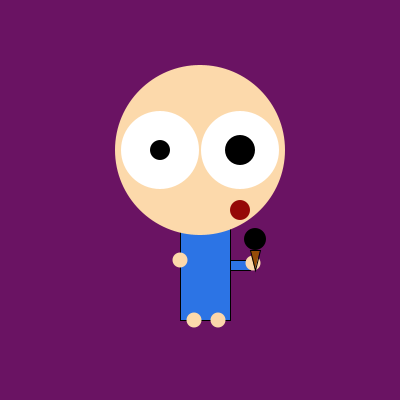
Frame 1 (no input)
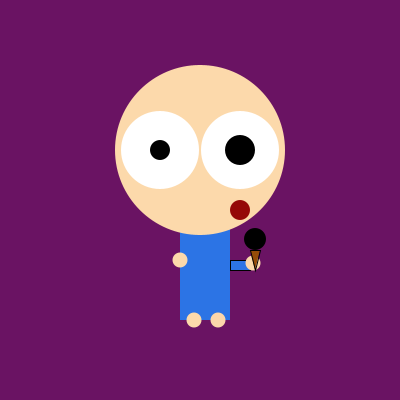
Frame 60 (the mouse pressed at the canvas centre just before this capture)
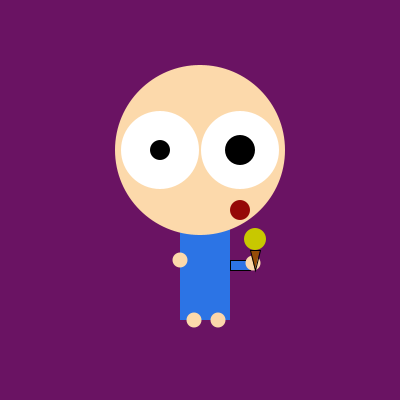
Frame 120 (the mouse held since frame 60 and released just before this capture)

The Processing sketch that drew these frames (run headless with seeded random() and noise(); from frame 60 on, the mouse is pressed at the canvas centre):

// Processing sketch: processing_53833
// ── processing_53833.pde

//Problem Set 2
//Question 5
//Natalie DeCoste 

Kid a;

void setup() {
  size (400, 400);
  smooth();
  a = new Kid(200,200);
}


 int eye = 78;
 int pupil1 = 20;
 int pupil2 = 30;
 int smcircle = 15;
 int icecream = 22; 

void draw () {
  background (106,19,99);
  a.display();
}
class Kid { 
  float x;
  float y;
  Kid (float x, float y) {
    this.x =x;
    this.y = y;
  }

   void display() {
     
 pushMatrix();

// body 
 fill(44,116,229);
 rect(180, height/2, 50, 120); 

//head 
 noStroke();
 fill(252, 217, 171);
 ellipse( width/2, 150, 170, 170); 

 //left eye
 fill(255);
 ellipse(160, 150, eye, eye);
 
 //right eye
 translate (80, 0);
 ellipse(160, 150, eye, eye);
 
 popMatrix();
 pushMatrix();
 
 //left pupil
 fill(0);
 ellipse (160, 150, pupil1, pupil1);
 
 //right eye
 translate (80, 0); 
 ellipse (160, 150, pupil2, pupil2);
 
 //mouth
 popMatrix();
 noStroke();
 fill(149, 8, 8);
 ellipse(240, 210, pupil1, pupil1);
 
 //left hand 
 fill(252, 217, 171);
 ellipse(width/2 -20, 260, smcircle, smcircle); 
 
 //right arm
 stroke(0);
 fill(44,116,229);
 rect(width/2 + 30, 260, 20, 10);
 
 //right hand 
 noStroke();
 fill(252, 217, 171); 
 ellipse(width/2 +53, 263, smcircle, smcircle);
 
 //cone
 stroke(0);
 fill(149,76,8);
 triangle(width/2+55, 270, width/2 + 50, 250, width/2+ 60, 250);
 
 //icecream
 noStroke();
 fill(mouseX, mouseY, 0, 255);
 ellipse(width/2 +55, 239, icecream, icecream);
 
 //left foot
 fill(252, 217, 171);
 ellipse(width/2 -6, 320, smcircle, smcircle);
 
 //right foot
 fill(252, 214, 171); 
 ellipse( width/2 + 18, 320, smcircle, smcircle);
 
 
   }

}
